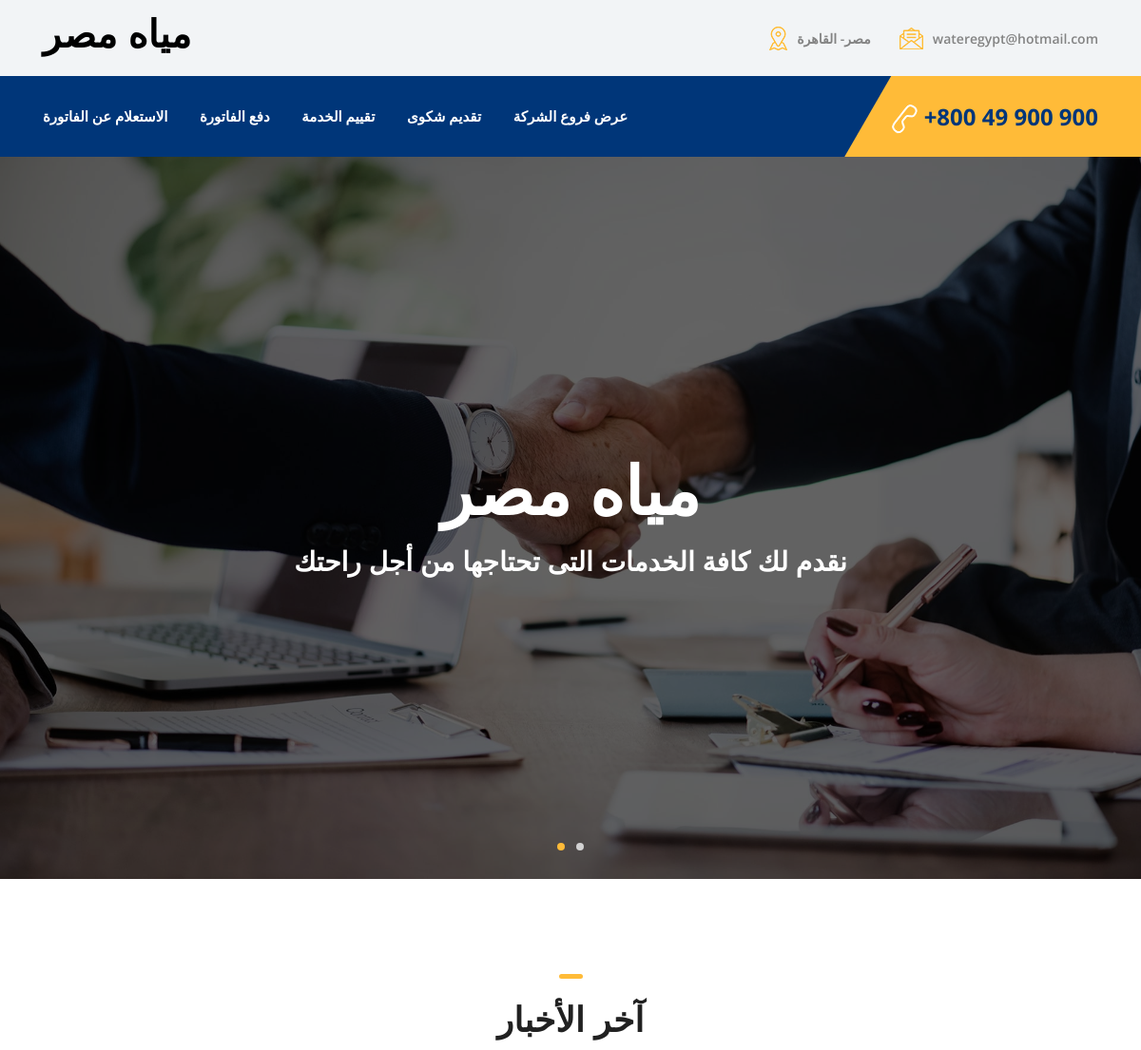
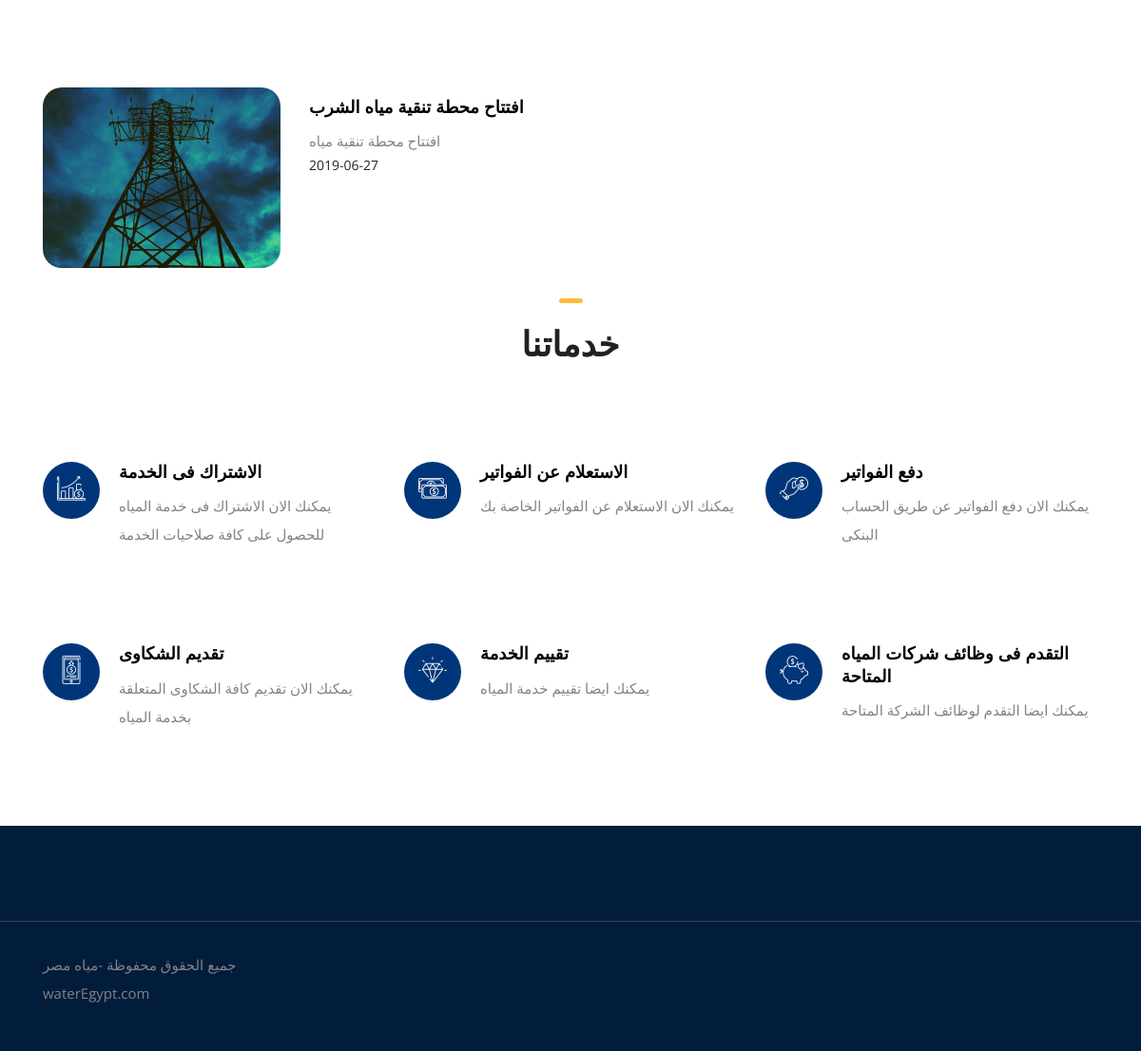
The app's page /water-main.php with its own data (2 pictures, top to bottom).
### tables this page shows
CREATE TABLE `posts` (
  `id` int(11) NOT NULL,
  `subject` varchar(255) NOT NULL,
  `content` text NOT NULL,
  `service` varchar(255) NOT NULL,
  `image` varchar(255) NOT NULL,
  `date` date NOT NULL,
  `admin_id` int(11) NOT NULL
);

### include/DBClass.php (called while the page is built, shortened)
<?php
	class database
	{
		private $pdo;
		public function __construct($dbName)
		{
			try{
				$this->pdo = new PDO("mysql:host=localhost;dbname=$dbName;charset=utf8", 'root', '', array(PDO::ATTR_ERRMODE => PDO::ERRMODE_EXCEPTION));
			}
			catch(PDOException $e){
				echo "Connection Error: " . $e->getMessage();
			}
		}
		public function getRows($query,$params=array())
		{
			$stm = $this->pdo->prepare($query);
			$stm->execute($params);
			return $stm->fetchAll();
		}
	}
	$db = new database('gp');
?>

### water-main.php (the view, shortened to what this page needs)
<!DOCTYPE html>
<html lang="en">
<head>
    <link rel="stylesheet" href="style.css">
</head>
<body>
    <header class="header-area">
        <div class="top-header-area">
            <div class="container h-100">
                <div class="row h-100 align-items-center">
                    <div class="col-12 d-flex justify-content-between">
                        <div class="logo">
                            <h1>مياه مصر</h1>
                        </div>
                        <div class="top-contact-info d-flex align-items-center">
                            <a href="#" data-toggle="tooltip" data-placement="bottom" title="25 th Street Avenue, Los Angeles, CA"><img src="img/core-img/placeholder.png" alt=""> <span>مصر- القاهرة</span></a>
                            <a href="#" data-toggle="tooltip" data-placement="bottom" title="office@yourfirm.com"><img src="img/core-img/message.png" alt=""> <span>wateregypt@hotmail.com</span></a>
                        </div>
                    </div>
                </div>
            </div>
        </div>
        <div class="credit-main-menu" id="sticker">
            <div class="classy-nav-container breakpoint-off">
                <div class="container">
                    <nav class="classy-navbar justify-content-between" id="creditNav">
                        <div class="classy-menu">
                            <div class="classynav">
                                <ul>
                                    <li><a href="inquireinvoicewater.php">الاستعلام عن الفاتورة</a></li>
                                    <li><a href="pay.php?s=w"> دفع الفاتورة</a></li>
                                    <li><a href="rate_service.php?s=w">تقييم الخدمة</a></li>
                                    <li><a href="complaints.php?service=water">تقديم شكوى</a></li>
                                    <li><a href="new.php?s=w">عرض فروع الشركة</a></li>
                                </ul>
                            </div>
                        </div>
                        <div class="contact">
                            <a href="#"><img src="img/core-img/call2.png" alt=""> +800 49 900 900</a>
                        </div>
                    </nav>
                </div>
            </div>
        </div>
    </header>
    <div class="hero-area">
        <div class="hero-slideshow owl-carousel">
            <div class="single-slide bg-img">
                <div class="slide-bg-img bg-img bg-overlay" style="background-image: url(img/bg-img/1.jpg);"></div>
                <div class="container h-100">
                    <div class="row h-100 align-items-center justify-content-center">
                        <div class="col-12 col-lg-9">
                            <div class="welcome-text text-center">
                                <h2 data-animation="fadeInUp" data-delay="300ms">مياه مصر</h2>
                                <h3 style="color:white" data-animation="fadeInUp" data-delay="500ms">نقدم لك كافة الخدمات التى تحتاجها من أجل راحتك</h3>
                            </div>
                        </div>
                    </div>
                </div>
            </div>
        </div>
    </div>
    <section class="services-area section-padding-100-0">
        <div class="container">
            <div class="row">
                <div class="col-12">
                    <div class="section-heading text-center mb-100 wow fadeInUp" data-wow-delay="100ms">
                        <div class="line"></div>
                        <h2>آخر الأخبار</h2>
                    </div>
                </div>
            </div>
            <div class="row">
                <?php
                include "include/DBClass.php";
                $q = "select * from posts where service='w' order by date desc";
                $rows = $db->getRows($q, array());
                if (count($rows)) {
                    foreach ($rows as $row) {
                        $content_arr = explode(" ", $row['content'], 16);
                        array_pop($content_arr);
                        $content = implode(" ", $content_arr);
                        ?>
                        <div class="col-12 col-md-6 col-lg-6 col-me">
                            <div class="single-service-area d-flex mb-100 wow fadeInUp" data-wow-delay="200ms">
                                <div class="icon icon-me">
                                    <img src="<?php echo "admin/images/posts/" . $row['image'] ?>">
                                </div>
                                <div class="text text-me">
                                    <a href="post.php?id=<?php echo $row[0] ?>">
                                        <h5><?php echo $row['subject'] ?></h5>
                                    </a>
                                    <p><?php echo $content ?></p>
                                    <span><?php echo $row['date'] ?></span>
                                </div>
                            </div>
                        </div>
                    <?php
                    }
                }
                ?>
            </div>
            <div class="row">
                <div class="col-12">
                    <div class="section-heading text-center mb-100 wow fadeInUp" data-wow-delay="100ms">
                        <div class="line"></div>
                        <h2>خدماتنا</h2>
                    </div>
                </div>
            </div>
            <div class="row">
                <div class="col-12 col-md-6 col-lg-4">
                    <div class="single-service-area d-flex mb-100 wow fadeInUp" data-wow-delay="200ms">
                        <div class="icon">
                            <i class="icon-profits"></i>
                        </div>
                        <div class="text">
                            <h5>الاشتراك فى الخدمة</h5>
                            <p>يمكنك الان الاشتراك فى خدمة المياه للحصول على كافة صلاحيات الخدمة</p>
                        </div>
                    </div>
                </div>
                <div class="col-12 col-md-6 col-lg-4">
                    <div class="single-service-area d-flex mb-100 wow fadeInUp" data-wow-delay="300ms">
                        <div class="icon">
                            <i class="icon-money-1"></i>
                        </div>
                        <div class="text">
                            <h5>الاستعلام عن الفواتير</h5>
                            <p>يمكنك الان الاستعلام عن الفواتير الخاصة بك</p>
                        </div>
                    </div>
                </div>
                <div class="col-12 col-md-6 col-lg-4">
                    <div class="single-service-area d-flex mb-100 wow fadeInUp" data-wow-delay="400ms">
                        <div class="icon">
                            <i class="icon-coin"></i>
                        </div>
                        <div class="text">
                            <h5>دفع الفواتير</h5>
                            <p>يمكنك الان دفع الفواتير عن طريق الحساب البنكى</p>
                        </div>
                    </div>
                </div>
                <div class="col-12 col-md-6 col-lg-4">
                    <div class="single-service-area d-flex mb-100 wow fadeInUp" data-wow-delay="500ms">
                        <div class="icon">
                            <i class="icon-smartphone-1"></i>
                        </div>
                        <div class="text">
                            <h5>تقديم الشكاوى</h5>
                            <p> يمكنك الان تقديم كافة الشكاوى المتعلقة بخدمة المياه </p>
                        </div>
                    </div>
                </div>
                <div class="col-12 col-md-6 col-lg-4">
                    <div class="single-service-area d-flex mb-100 wow fadeInUp" data-wow-delay="600ms">
                        <div class="icon">
                            <i class="icon-diamond"></i>
                        </div>
                        <div class="text">
                            <h5>تقييم الخدمة</h5>
                            <p>يمكنك ايضا تقييم خدمة المياه</p>
                        </div>
                    </div>
                </div>
                <div class="col-12 col-md-6 col-lg-4">
                    <div class="single-service-area d-flex mb-100 wow fadeInUp" data-wow-delay="700ms">
                        <div class="icon">
                            <i class="icon-piggy-bank"></i>
                        </div>
                        <div class="text">
                            <h5>التقدم فى وظائف شركات المياه المتاحة</h5>
                            <p>يمكنك ايضا التقدم لوظائف الشركة المتاحة</p>
                        </div>
                    </div>
                </div>
            </div>
        </div>
    </section>
    <footer class="footer-area section-padding-100-0">
        <div class="copywrite-area">
            <div class="container">
                <div class="row">
                    <div class="col-12">
                        <div class="copywrite-content d-flex flex-wrap justify-content-between align-items-center">
                            <p class="footer-logo " class="copywrite-text">جميع الحقوق محفوظة -مياه مصر<br>waterEgypt.com</p>
                        </div>
                    </div>
                </div>
            </div>
        </div>
    </footer>
</body>
</html>

### css/classy-nav.css (style rules this page uses)
* { margin: 0; padding: 0; }
body { font-family: "Roboto", sans-serif; }
ul, ol { margin: 0; }
ul li, ol li { list-style: none; }
img { height: auto; max-width: 100%; }
.bg-img { background-position: center center; background-size: cover; background-repeat: no-repeat; }
.classy-nav-container { position: relative; z-index: 100; background-color: #ffffff; }
.classy-nav-container * { box-sizing: border-box; }
.classy-nav-container a { -webkit-transition-duration: 500ms; transition-duration: 500ms; text-decoration: none; outline: none; font-size: 14px; font-weight: 400; color: #232323; display: inline-block; }
.justify-content-between { -webkit-box-pack: justify; -ms-flex-pack: justify; justify-content: space-between; }
.justify-content-center { -webkit-box-pack: center; -ms-flex-pack: center; justify-content: center; }
.classy-navbar { width: 100%; height: 70px; padding: 0.5em 2em; display: -webkit-box; display: -ms-flexbox; display: flex; -webkit-box-align: center; -ms-flex-align: center; -ms-grid-row-align: center; align-items: center; }
.classynav ul li { display: inline-block; clear: both; position: inherit; z-index: 10; }
.classynav ul li a { padding: 0 12px; display: block; height: 35px; font-size: 14px; line-height: 34px; }
.breakpoint-off .classynav { display: -webkit-box; display: -ms-flexbox; display: flex; -webkit-box-align: center; -ms-flex-align: center; -ms-grid-row-align: center; align-items: center; }

### water-main.php (style rules this page uses)
.icon-me { flex: 0 0 250px !important; max-width: none !important; margin-right: 30px !important; }
.icon-me img { border-radius: 20px !important; height: 190px; }
.text-me { margin-top: 10px !important; }
.col-me { margin-bottom: 30px; }

### records on screen
posts: image (picture), subject "افتتاح محطة تنقية مياه الشرب", content "افتتاح محطة تنقية مياه", date "2019-06-27"
